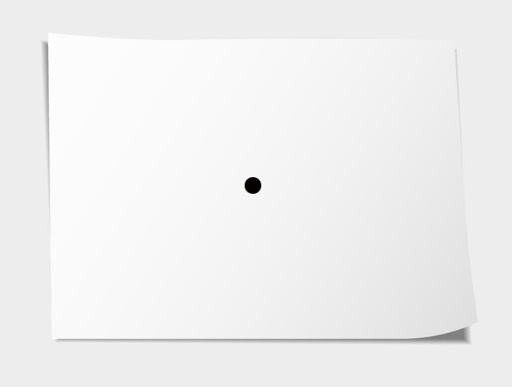
#> input picture Imagens/folha_ponto_preto.jpg, 512 x 387 px, found by its file name
$ jupyter execute Segmentacao.ipynb
#> lines starting #> are read from the running program, lines starting #| are printed output that depends on the picture; after the words box and inside, x2 and y2 are one past the last pixel; in counts of white or black regions, pixels touching at a corner belong together
### Segmentação

[cell 1]
import numpy as np
from PIL import Image
import cv2
from matplotlib import pyplot as plt

folha_papel = np.array(Image.open(r'..\images\folha_ponto_preto.jpg'))
#> folha_papel is the input picture: shape (387, 512, 3); mean R, G, B 240, 240, 240
finger_print = np.array(Image.open(r'..\images\morphology\fingerprint.tif'))
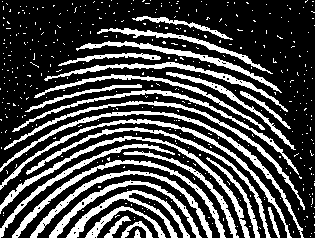
#> input picture Imagens/fingerprint.tif, 315 x 238 px, found by its file name
#> finger_print is the input picture: shape (238, 315); 28.5% white; 414 white regions (387 under 20 px), largest, box (x1, y1, x2, y2) and area: (0, 111, 304, 238) 1388, (0, 136, 250, 238) 1372, (0, 119, 292, 238) 1337
biel = np.array(Image.open(r'..\images\biel.png'))
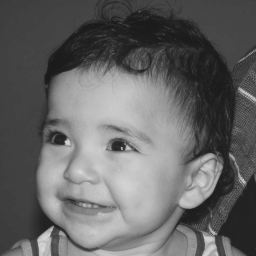
#> input picture Imagens/biel.png, 256 x 256 px, found by its file name
#> biel is the input picture: shape (256, 256); min 26, max 219, mean 100.9

[cell 2]
def show_img2(img_original, img_new, title1, title2):
    fig = plt.figure(figsize=(10, 5))
    plt1 = plt.subplot(1, 2, 1)
    plt2 = plt.subplot(1, 2, 2)
    plt1.title.set_text(title1)
    plt2.title.set_text(title2)
    plt1.imshow(img_original, cmap='gray',vmin=0, vmax=255)
    plt2.imshow(img_new, cmap='gray',vmin=0, vmax=255)
    plt.subplots_adjust(wspace=0.5)

[cell 3]
kernel_laplacian = np.array((
                            [-1,  -1, -1],
                            [-1, 8, -1],
                            [-1,  -1, -1]), dtype="int")

folha_laplacian = np.abs(cv2.filter2D(src= folha_papel, ddepth=-1, kernel=kernel_laplacian))
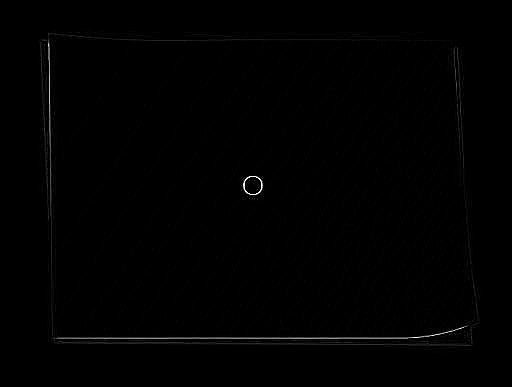
#> folha_laplacian: shape (387, 512, 3); mean R, G, B 1.2, 1.2, 1.2

T = np.max(folha_laplacian)*0.9
#> T = 229.5
folha_laplacian = np.where(folha_laplacian > T, 0, 255)
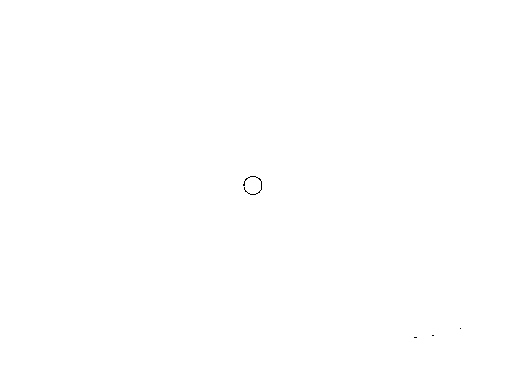
#> folha_laplacian: shape (387, 512, 3) int64; 100% white; black in thin lines or dots, all inside (x1, y1, x2, y2) = (243, 176, 461, 338)

show_img2(folha_papel, folha_laplacian, "Original", "Ponto Preto")
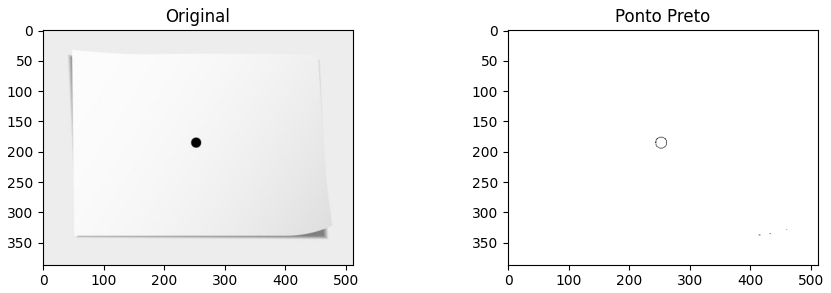
#> figure drawn by matplotlib, 2 panels

[cell 4]
blur = cv2.GaussianBlur(finger_print,(5,5),0)
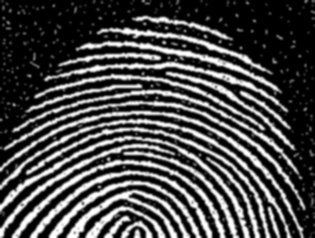
#> blur: shape (238, 315); min 0, max 255, mean 72.8
ret3,th3 = cv2.threshold(blur,0,255,cv2.THRESH_BINARY+cv2.THRESH_OTSU)
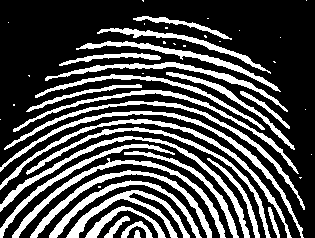
#> th3: shape (238, 315); 30% white; 49 white regions (22 under 20 px), largest, box (x1, y1, x2, y2) and area: (0, 111, 304, 238) 1522, (0, 136, 250, 238) 1503, (0, 119, 292, 238) 1477
#> ret3 = 107
show_img2(finger_print, th3, "Original", "Limiarização com gaussiano")

[cell 5]
img_blur = cv2.GaussianBlur(biel, (3,3), 0)
img_canny_blur = cv2.Canny(image=img_blur, threshold1=50, threshold2=150, apertureSize = 3)
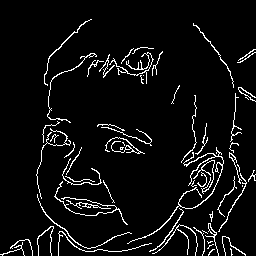
#> img_canny_blur: shape (256, 256); 5.7% white in thin lines or dots
img_canny = cv2.Canny(image=biel, threshold1=50, threshold2=150, apertureSize = 3)
#> img_canny: shape (256, 256); 8.4% white in thin lines or dots

show_img2(img_canny, img_canny_blur, "Canny", "Canny Com Gaussiano")

#### Alteração parametro T1 = 100 e T2 = 10

[cell 6]
img_canny_T1 = cv2.Canny(image=biel, threshold1=100, threshold2=150, apertureSize = 3)
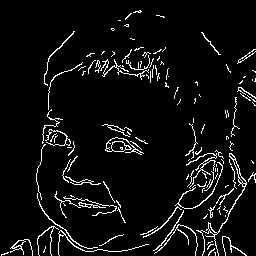
#> img_canny_T1: shape (256, 256); 5.7% white in thin lines or dots
img_canny_T2 = cv2.Canny(image=biel, threshold1=50, threshold2=10, apertureSize = 3)
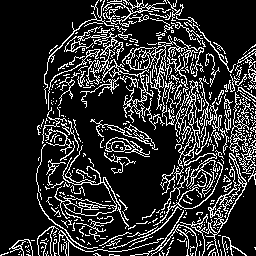
#> img_canny_T2: shape (256, 256); 18% white in thin lines or dots

show_img2(img_canny_T1, img_canny_T2, "Canny T1=100", "Canny T2=10")
